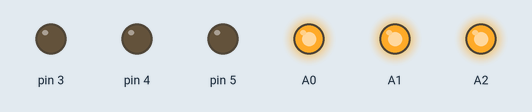
The sketch below on a simulated Arduino Uno, built with avr-gcc and run on an emulated ATmega328P. On the bench: output pins drawn as LEDs (lit = HIGH).

Above: at 0.2 s.
At 2.2 s:
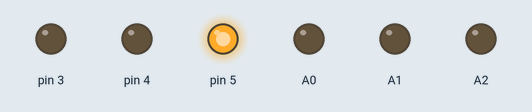
At 2.7 s:
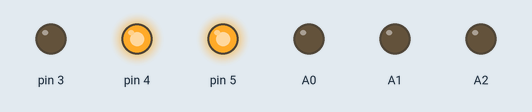
At 3.5 s:
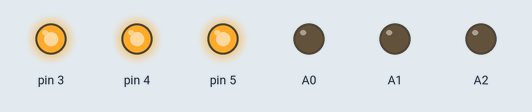
At 5.7 s:
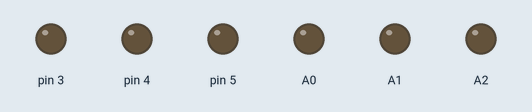
Timing chart, 0 to 8.5 s (numbered marks = the images above):
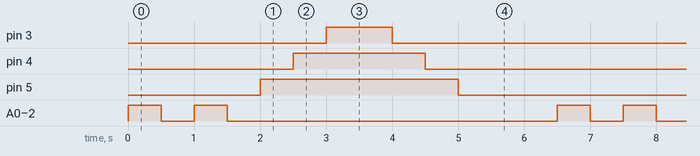

Measured:
- by itself, pin 3: alternates HIGH for 1.0 s and LOW for 5.5 s
- by itself, pin 4: alternates HIGH for 2.0 s and LOW for 4.5 s
- by itself, pin 5: alternates HIGH for 3.0 s and LOW for 3.5 s
- by itself, A0–2: repeats every 6.5 s: LOW 0.50 s, HIGH 0.50 s, LOW 5.0 s, HIGH 0.50 s

The sketch:

LED_RETO.ino
```cpp
void setup()
{
  pinMode(5, OUTPUT);
  pinMode(4, OUTPUT);
  pinMode(3, OUTPUT);
  pinMode(A0,OUTPUT);
  pinMode(A1, OUTPUT);
  pinMode(A2, OUTPUT);
}

void loop()
{
  digitalWrite(A2,1);
  digitalWrite(A1,1);
  digitalWrite(A0,1);
  delay(500);
  digitalWrite(A2,0);
  digitalWrite(A1,0);
  digitalWrite(A0,0);
  delay(500);
  digitalWrite(A2,1);
  digitalWrite(A1,1);
  digitalWrite(A0,1);
  delay(500);
  digitalWrite(A2,0);
  digitalWrite(A1,0);
  digitalWrite(A0,0);
  delay(500);

  digitalWrite(5,1);
  delay(500);
  digitalWrite(4,1);
  delay(500);
  digitalWrite(3,1);
  delay(1000);
  digitalWrite(3,0);
  delay(500);
  digitalWrite(4,0);
  delay(500);
  digitalWrite(5,0);
  delay(1500);
}
```
